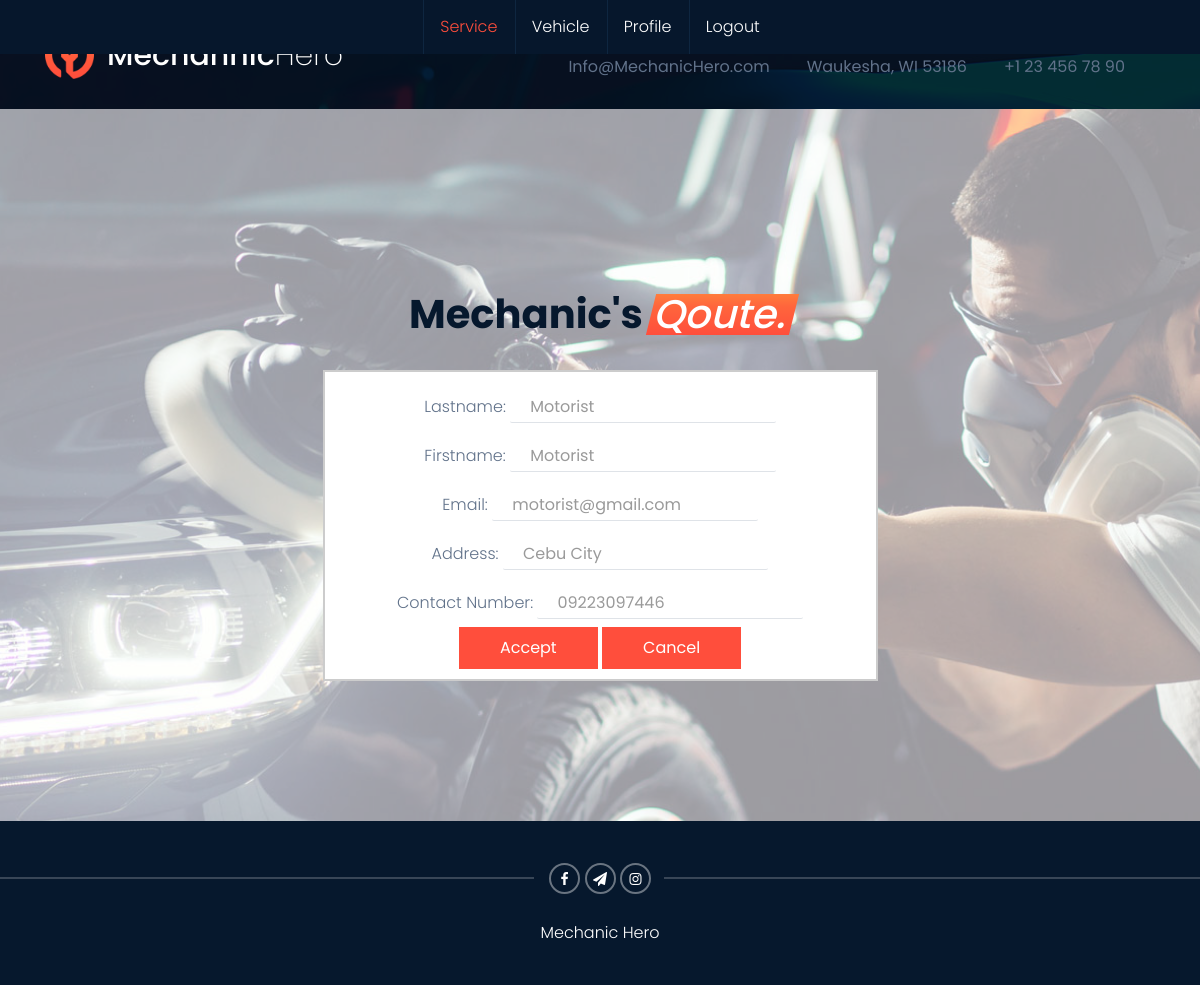
/view/motoristUpdateAcc.php (signed in), run on the app's committed database.
### tables this page shows
CREATE TABLE `motorist` (
  `motoristid` int(11) NOT NULL,
  `lastname` text NOT NULL,
  `firstname` text NOT NULL,
  `email` varchar(50) NOT NULL,
  `password` text NOT NULL,
  `contact_number` text NOT NULL,
  `address` text NOT NULL,
  `status` int(1) NOT NULL
);

### controller/getMotoristById.php (called while the page is built)
<?php
include('../model/motorist.php');
$mechanic=new Motorist();
$row=$mechanic->getMotoristID($ref_id);
?>

### model/motorist.php (called while the page is built, shortened)
<?php
	include("dbhelper.php");
	class Motorist{
		private $dbconn;
		function __construct()	{	$this->dbconn=new DBHelper();}
		function getMotoristID($ref_id)	{	return $this->dbconn->getMotoristID($ref_id);}
	}
?>

### model/dbhelper.php (called while the page is built, shortened)
<?php
	class DBHelper{
		private $hostname='127.0.0.1';
		private $username='root';
		private $password='';
		private $database='mechanichero';
		public $conn;
		function __construct(){
			try{
				$this->conn=new PDO("mysql:host=$this->hostname;dbname=$this->database",$this->username,$this->password);
			}catch(PDOException $e){ echo $e->getMessage();}
		}
		function getMotoristID($ref_id)
		{
			$sql="SELECT * FROM motorist where motoristid =$ref_id";
			try{
				$stmt=$this->conn->prepare($sql);
				$stmt->execute();
				$rows=$stmt->fetch(PDO::FETCH_ASSOC);
			}catch(PDOException $e){ echo $e->getMessage();}
			return $rows;
		}
	}
?>

### view/motoristUpdateAcc.php (the view, shortened to what this page needs)
<!DOCTYPE html>
<html class="no-js">
<head>
	<link rel="stylesheet" href="css/bootstrap.min.css">
	<link rel="stylesheet" href="css/animations.css">
	<link rel="stylesheet" href="css/font-awesome.css">
	<link rel="stylesheet" href="css/main.css" class="color-switcher-link">
</head>
<body>
	<div id="canvas">
		<div id="box_wrapper">
			<div class="header_absolute s-parallax ds bs s-overlay">
				<section class="page_toplogo ds s-overlay s-pt-10 s-pb-5 s-py-lg-30">
					<div class="container">
						<div class="row align-items-center">
							<div class="col-lg-12">
								<div class="d-lg-flex justify-content-lg-end align-items-lg-center">
									<div class="mr-auto">
										<div class="d-none d-lg-flex justify-content-center justify-content-lg-start">
											<a href="mechanicDashboard.php" class="logo">
												<img src="images/logo.png" alt="">
												<span class="logo-text fw-500">Mechannic<span class="fw-200">Hero</span></span>
											</a>
										</div>
									</div>
									<div class="d-flex justify-lg-content-end align-items-center meta-icons">
										<div class="media">
											<div class="icon-styled color-main fs-20">
											</div>
											<div class="media-body">
												<h6>Mail Us</h6>
												<p class="fw-400">
													Info@MechanicHero.com
												</p>
											</div>
										</div>
										<div class="media d-none d-md-flex">
											<div class="icon-styled color-main fs-20">
											</div>
											<div class="media-body">
												<h6>Location</h6>
												<p class="fw-400">
													Waukesha, WI 53186
												</p>
											</div>
										</div>
										<div class="media">
											<div class="icon-styled color-main fs-20">
											</div>
											<div class="media-body">
												<h6>Phone</h6>
												<p class="fw-400">
													+1 23 456 78 90
												</p>
											</div>
										</div>
									</div>
								</div>
							</div>
						</div>
					</div>
				</section>
				<header class="page_header s-py-10 s-py-lg-0 ds ms s-overlay nav-bordered justify-nav-center">
					<div class="container-fluid">
						<div class="row align-items-center">
							<div class="col-xl-12">
								<div class="nav-wrap">
									<nav class="top-nav">
										<ul class="nav sf-menu">
                                        <li class="active">
												<a href="motoristDashboard.php">Service</a>
											</li>
											<li>
												<a href="motoristVehicle.php">Vehicle</a>
											</li>
											<li>
												<a href="motoristProfile.php">Profile</a>
											</li>
											<li>
												<a href="logout.php">Logout</a>
									</nav>
								</div>
							</div>
						</div>
					</div>
				</header>
                <section class="ls s-pt-55 s-pb-35 s-pt-lg-145 s-pb-lg-140 s-parallax s-overlay comingsoon">
				<div class="container">
					<div class="row">
						<div class="col-sm-12 text-center">
							<h2 class="special-heading">
								Mechanic's<span class="text-gradient">Qoute.</span>
							</h2>
							<div class="center">
                            <form action="../controller/updatemotorist.php" method="post">
                                <?php
 $ref_id = $_SESSION['motorist'];
  include('../controller/getMotoristById.php');?>
                              Lastname:  <input type="text" value="<?php echo $row['lastname']?>" name="lastname">
                              <br>
                                Firstname:  <input type="text" value="<?php echo $row['firstname']?>" name="firstname">
                                <br>
                               Email:      <input type="text" value="<?php echo $row['email']?>" name="email">
                              <br>
                              Address:      <input type="text" value="<?php echo $row['address']?>" name="address">
                              <br>
                               Contact Number: <input type="text" value="<?php echo $row['contact_number']?>" name="contact_number">
                               <br>
                                    <button type="submit" name="UpAcc" class="btn btn-small btn-maincolor log-btn">Accept</button>
                                    <a href="motoristDashboard.php"  class="btn btn-small btn-maincolor log-btn">Cancel</a>
							</div>
						</div>
					</div>
				</div>
			</section>
			<section class="page_copyright ds ms s-pt-5 s-pb-25 s-py-lg-20">
				<div class="container">
					<div class="row align-items-center">
						<div class="col-md-12 text-center">
							<p class="social-icons with-border">
								<span><a href="https://www.facebook.com/" class="fa fa-facebook border-icon rounded-icon" title="facebook"></a></span>
								<span><a href="https://telegram.org/" class="fa fa-paper-plane border-icon rounded-icon" title="telegram"></a></span>
								<span><a href="https://www.instagram.com/" class="fa fa-instagram border-icon rounded-icon" title="instagram"></a></span>
							</p>
							<p><a target="_blank" href="https://templateshub.net">Mechanic Hero</a></p>
						</div>
					</div>
				</div>
			</section>
		</div>
	</div>
</body>
</html>

### view/motoristUpdateAcc.php (style rules this page uses)
.center { margin: auto; width: 50%; padding: 10px; border: 2px solid #ccc; background-color: #ffffff; }
input[type=text] { width: 50%; margin: center; padding: 12px 20px; margin: 8px 0; box-sizing: border-box; color: #ff4e3c; }

### data on the page
motorist: lastname "Motorist", firstname "Motorist", email "motorist@gmail.com", address "Cebu City", contact_number "09223097446"
